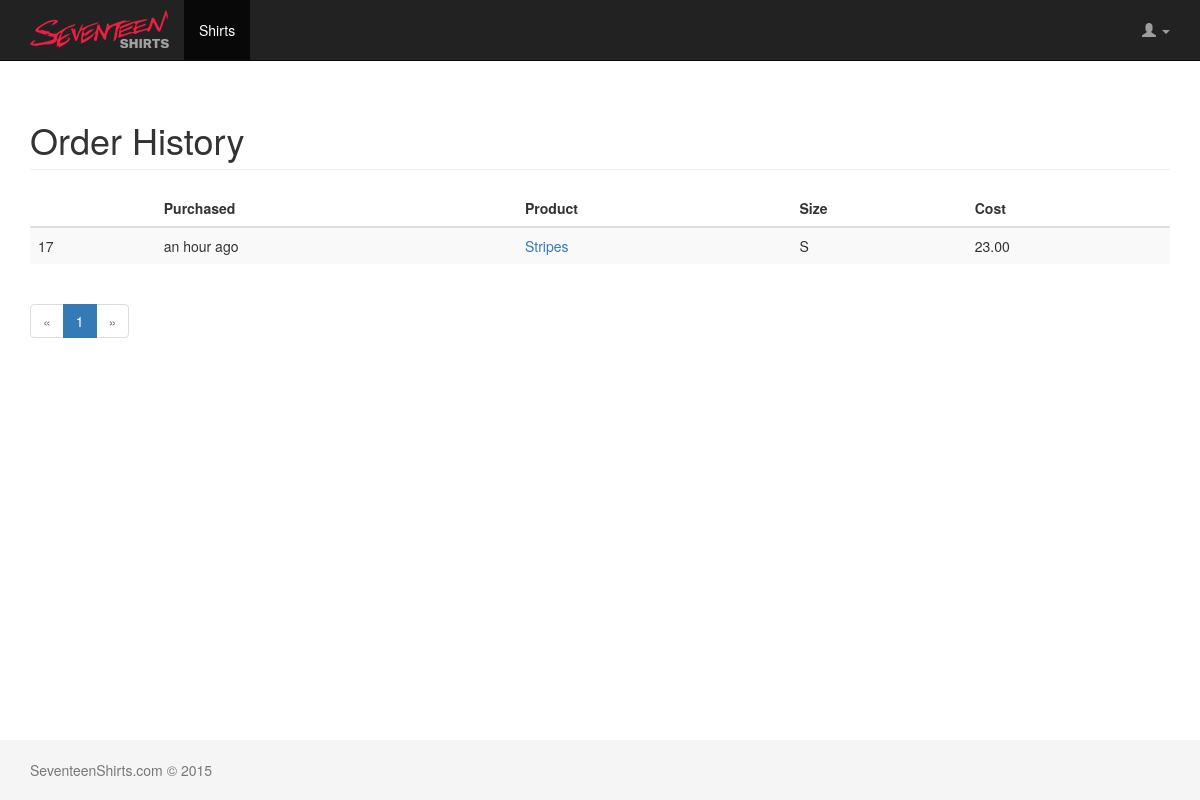
/accounts/history (signed in), run on an earlier commit of the app's database.
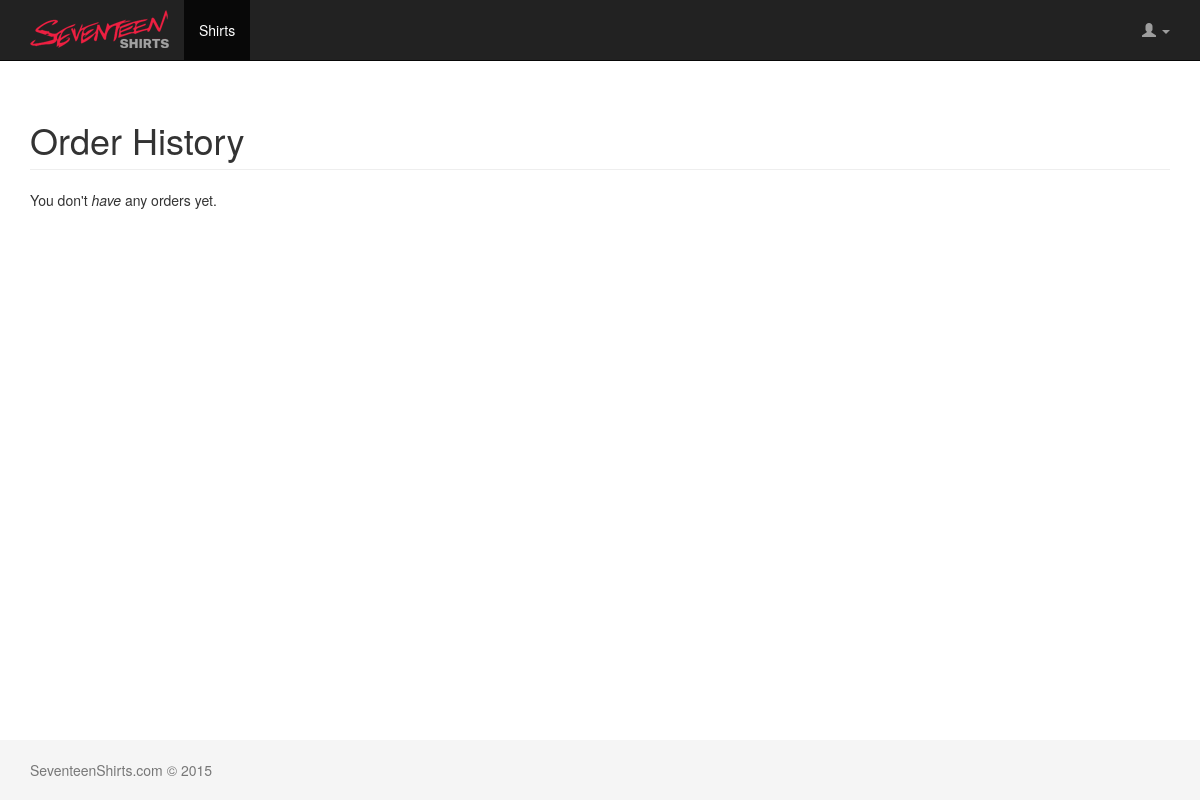
And on a later commit of the database.
### shop/models.py (models this page shows, shortened)
class Order(models.Model):
    SIZES = (
        (u'S', u'Small'),
        (u'M', u'Medium'),
        (u'L', u'Large'),
        (u'XL', u'X-Large'),
    )
    customer = models.ForeignKey(User)
    product = models.ForeignKey(Product)
    size = models.CharField(max_length=2, choices=SIZES)
    price = models.DecimalField(max_digits=8, decimal_places=2)
    create_date = models.DateTimeField(auto_now_add=True)

class Product(models.Model):
    name = models.CharField(max_length=200)
    description = models.TextField()
    current_price = models.DecimalField(max_digits=8, decimal_places=2)
    thumbnail_filename = models.CharField(max_length=200, default="")
    image_filename = models.CharField(max_length=200, default="")
    is_active = models.BooleanField(default=True)
    def __unicode__(self):
        return self.name

### accounts/views.py (the view)
@login_required
def user_history(request):
    orders = Order.objects.filter(customer=request.user.pk)
    paginator = Paginator(orders, 10)
    page = request.GET.get('page')
    try:
        orders = paginator.page(page)
    except PageNotAnInteger:
        orders = paginator.page(1)
    except EmptyPage:
        orders = paginator.page(paginator.num_pages)
    context_dict = {
        'page_title': "Order History",
        'orders': orders,
        'navbar': "my_account"
    }
    return render(request, 'accounts/history.html', context_dict)

### templates/accounts/history.html (shortened to what this page needs)
{% extends "_shared/base.html" %}
{% load humanize %}
{% block content %}
    <h1 class="page-header">{{ page_title }}</h1>
    {% if orders %}
        <div class="row">
            <div class="col-md-12">
                <table class="table table-striped">
                    <thead>
                    <th></th>
                    <th>Purchased</th>
                    <th>Product</th>
                    <th>Size</th>
                    <th>Cost</th>
                    </thead>
                    <tbody>
                    {% for order in orders %}
                        <tr>
                            <td>{{ order.id }}</td>
                            <td>{{ order.create_date|naturaltime }}</td>
                            <td><a href="{% url 'shop:detail' order.product.id %}" target="_blank">{{ order.product }}</a></td>
                            <td>{{ order.size }}</td>
                            <td>{{ order.price }}</td>
                        </tr>
                    {% endfor %}
                    </tbody>
                </table>
            </div>
        </div>
        <nav>
            <ul class="pagination">
                {% if orders.has_previous %}
                    <li><a href="?page={{ orders.previous_page_number }}" aria-label="Previous"><span aria-hidden="true"></span>&laquo;</a></li>
                {% else %}
                    <li class="disabled"><a href="#" aria-label="Previous"><span aria-hidden="true">&laquo;</span></a></li>
                {% endif %}
                {% for page in orders.paginator.page_range %}
                    {% if page == orders.number  %}
                        <li class="active"><a href="?page={{ page }}">{{ page }} </a></li>
                    {% else %}
                        <li><a href="?page={{ page }}">{{ page }} <span class="sr-only"> </span></a></li>
                    {%  endif %}
                {% endfor %}
                {% if orders.has_next %}
                    <li><a href="?page={{ orders.next_page_number }}" aria-label="Next"><span aria-hidden="true">&raquo;</span></a></li>
                {% else %}
                    <li class="disabled"><a href="#" aria-label="Next"><span aria-hidden="true">&raquo;</span></a></li>
                {% endif %}
            </ul>
        </nav>
    {% else %}
        <div class="row">
            <div class="col-sm-12">
                <p>You don't <em>have</em> any orders yet.</p>
            </div>
        </div>
    {% endif %}
{% endblock %}

What changed in the data, as far as the page shows it:
removed Order: id "17", create_date "an hour ago", product "Stripes", size "S", price "23.00"
Also different on the page:
text no longer shown: "Purchased Product Size Cost « »"
text now shown: "You don't have any orders yet."
list line gone: "1"
